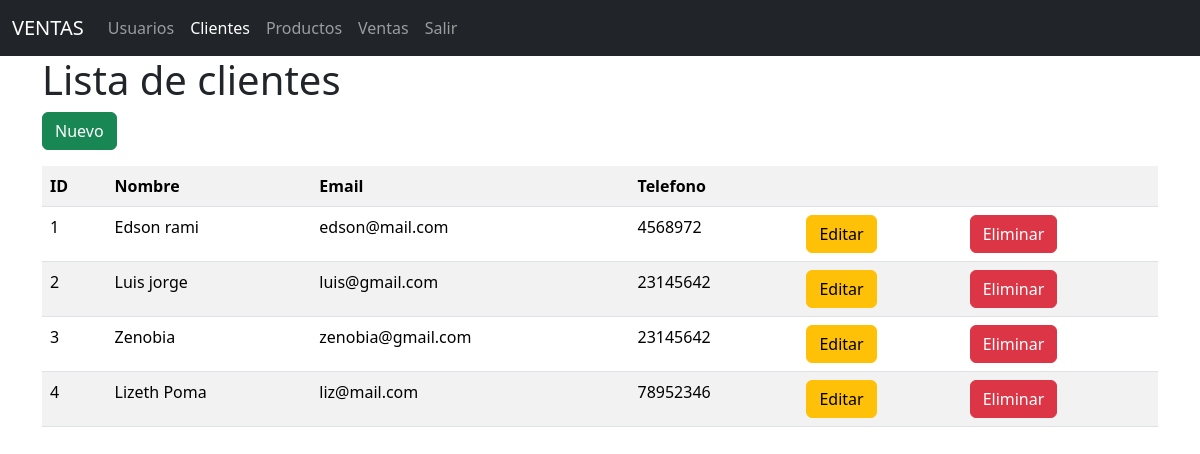
/clientes/, run on the app's committed database.
### models/cliente_model.py (models this page shows, shortened)
class Cliente(db.Model):
    __tablename__ = "clientes"
    id = db.Column(db.Integer,primary_key=True)
    nombre = db.Column(db.String(80),nullable=False)
    email = db.Column(db.String(100),nullable=False)
    telefono = db.Column(db.String(20),nullable=False)
    ventas = db.relationship('Venta',back_populates='cliente')
    @staticmethod
    def get_all():
        return Cliente.query.all()

### controllers/cliente_controller.py (the view)
@cliente_bp.route("/")
def index():
    clientes = Cliente.get_all()
    return cliente_view.list(clientes)

### run.py (called while the page is built)
@app.context_processor
def inject_active_path():
    def is_active(path):
        return 'active' if request.path == path else ''
    return(dict(is_active = is_active))

### views/cliente_view.py (called while the page is built)
def list(clientes):
    return render_template('clientes/index.html', clientes=clientes)

### templates/clientes/index.html (shortened to what this page needs)
{% extends 'base.html' %}
{% block content %}
<h1>Lista de clientes</h1>
<a href="{{ url_for('cliente.create')}}" class="btn btn-success mb-3">Nuevo</a>
<table class="table table-striped">
    <tr>
        <th>ID</th>
        <th>Nombre</th>
        <th>Email</th>
        <th>Telefono</th>
        <th></th>
        <th></th>
    </tr>
    {% for item in clientes %}
    <tr>
        <td>{{item.id}}</td>
        <td>{{item.nombre}}</td>
        <td>{{item.email}}</td>
        <td>{{item.telefono}}</td>
        <td>
            <a href="{{ url_for('cliente.edit',id=item.id) }}" class="btn btn-warning">Editar</a>
        </td>
        <td>
            <a href="{{ url_for('cliente.delete',id=item.id)}}" class="btn btn-danger">Eliminar</a>
        </td>
    </tr>
    {% endfor %}
</table>
{% endblock %}

### data on the page
Cliente: id "1", nombre "Edson rami", email "edson@mail.com", telefono "4568972"
Cliente: id "2", nombre "Luis jorge", email "luis@gmail.com", telefono "23145642"
Cliente: id "3", nombre "Zenobia", email "zenobia@gmail.com", telefono "23145642"
Cliente: id "4", nombre "Lizeth Poma", email "liz@mail.com", telefono "78952346"
